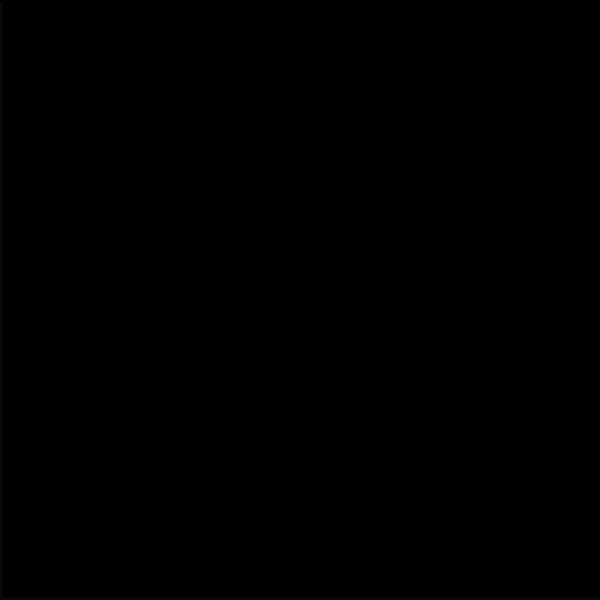
Frame 1 (no input)
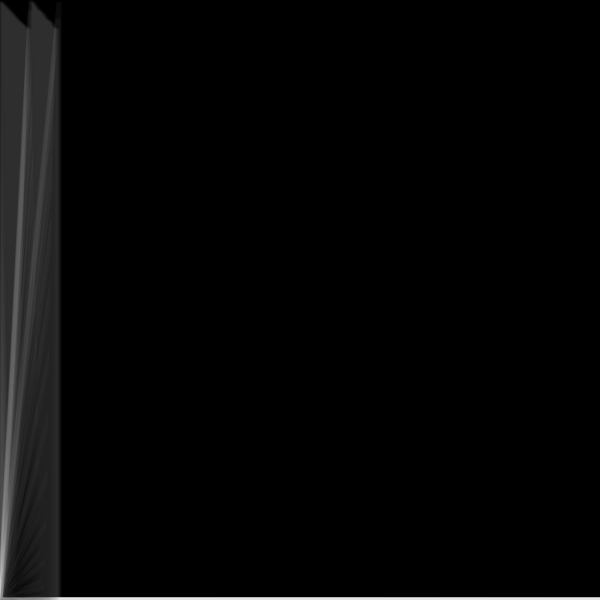
Frame 60 (no input)
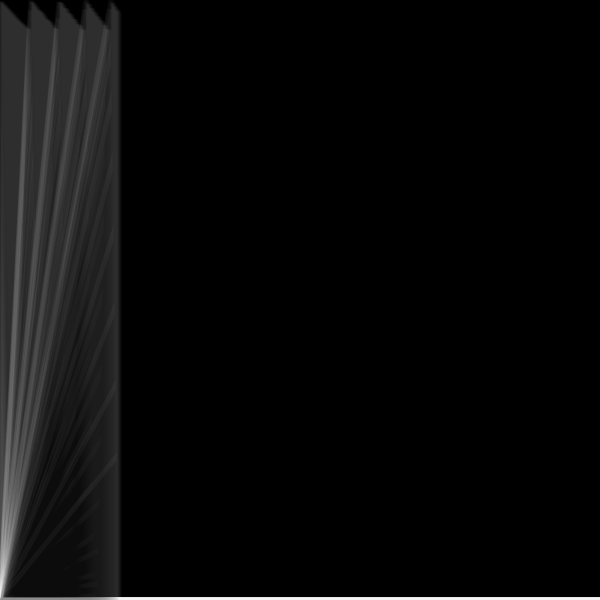
Frame 120 (the mouse pressed at the canvas centre since frame 60)

The p5.js sketch that drew these frames (run headless with seeded random() and noise() and a simulated clock; from frame 60 on, the mouse is pressed at the canvas centre):

// p5.js sketch
// ── sketch.js
let y_start
let pins = []

var pins_num = 40;
var complexity = 3;
var maximumHeight = 600;

parameterChanged = (variableName, value) => setup()

function setup() {
  w = 600;
  var canvas;
    if(windowWidth>=600 && windowHeight >=600){
      canvas = createCanvas(600, 600);
    }
    else{
      canvas = createCanvas(windowWidth, windowHeight - 100);
    }

  var x = (windowWidth - width) / 2;
  var y = (windowHeight - height) / 2;

  canvas.position(x, y);
  background(0);

  strokeWeight(.5)
  y_start = 0
  pins.length = 0
  for (let i = 0; i < pins_num; i++) {
    pins[i] = createVector(random(width), random(height))
  }

}


function draw(){
  fill(0, 10)
  stroke(255, 10)
  strokeWeight(5)
  if (y_start < height) {
    beginShape()
    for (let x = 0; x < width; x++) {
      var angle = pins.reduce((sum, p) => sum + complexity * atan2(p.y - y_start, p.x - x), 0)
      var z = map(cos(angle), -1, 1, 0, maximumHeight)
      vertex(y_start, x + z)
    }
    vertex(width, height)
    vertex(0, height)
    endShape(CLOSE)
    y_start++
  }
}
